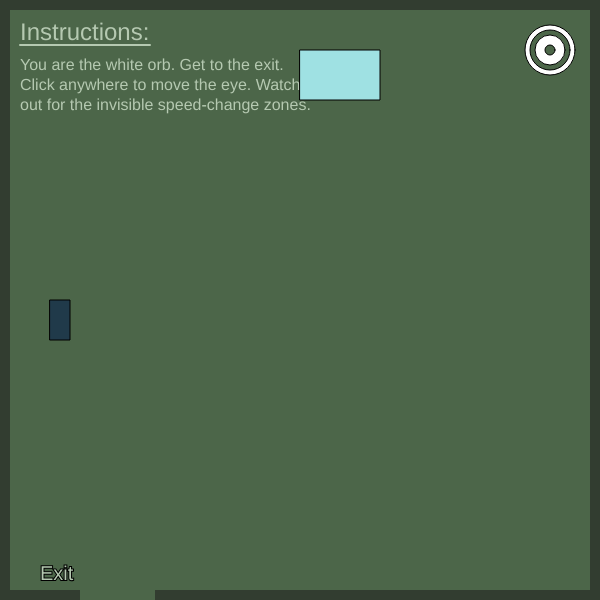
Frame 1 (no input)
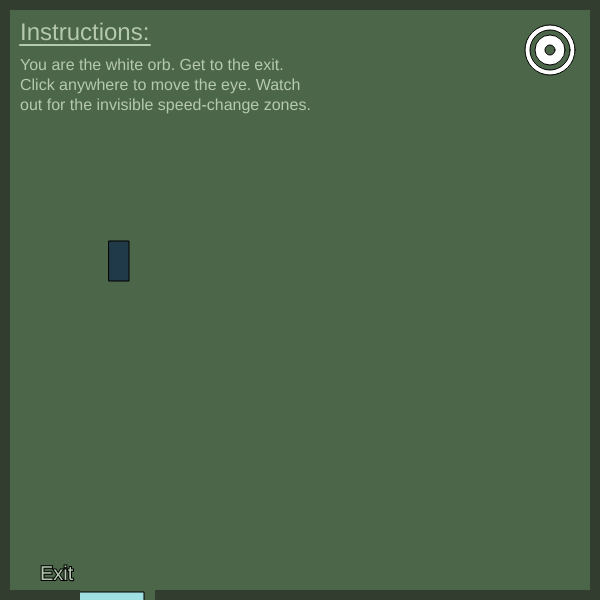
Frame 60 (no input)
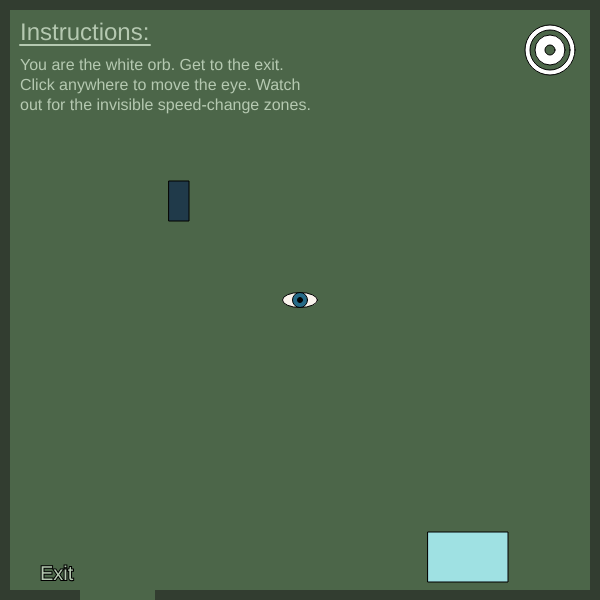
Frame 120 (the mouse pressed at the canvas centre since frame 60)

The p5.js sketch that drew these frames (run headless with seeded random() and noise() and a simulated clock; from frame 60 on, the mouse is pressed at the canvas centre):

// p5.js sketch
// ── sketch.js
//-------------UNIVERSAL VARIABLES------------//

// character x and y
var x = 550;
var y = 50;
var charSpeed = 5;

// key codes
var w = 87;
var a = 65;
var s = 83;
var d = 68;

//big rect.
var bigRectangleX = 300;
var bigRectangleY = 50;
var bigRectangleXSpeed;
var bigRectangleYSpeed;

//small rect.
var smallRectangleX = 50;
var smallRectangleY = 300;
var smallRectangleXSpeed;
var smallRectangleYSpeed;

//mouseClick shape
var mouseEllipseX=700;
var mouseEllipseY=700;


//-----------SETUP----------//

function setup() {
  createCanvas(600, 600);
  
      // big rect. speed
    bigRectangleXSpeed = Math.floor(Math.random() * (Math.floor(Math.random() * 5)) + 1);
    bigRectangleYSpeed = Math.floor(Math.random() * (Math.floor(Math.random() * 5)) + 1);
  
      // small rect. speed
    smallRectangleXSpeed = Math.floor(Math.random() * (Math.floor(Math.random() * 5)) + 1);
    smallRectangleYSpeed = Math.floor(Math.random() * (Math.floor(Math.random() * 5)) + 1);
}


//---------------DRAW--------------//

function draw() {
  background(76, 102, 73); 
  
  //exit text
  createExitText();
  
  // mid-game and end-game text
  createInGameText();
  
  //character
  createCharacter();
  
  // moving the character
  controlCharacterMovement();
  
  // character boundary limits
  setCharacterBoundaries();
    
  // speed zones
  setSpeedZones();
  
  //big rect.
  createBigRect();
  
  //small rect.
  createSmallRect();
  
  // big rect. movement
  moveBigRect();
  
  //big rect. movement limits
  setBigRectBoundaries();
  
  // small rect. movement
  moveSmallRect();
  
  //small rect. movement limits
  setSmallRectBoundaries();
  
  //borders
  createBorders();

  //eyeball that appears when mouse is clicked  
  createEyeball();
  
}


//---------FUNCTIONS--------//

function createCharacter()
{
  strokeWeight(1);
  stroke(0);
  fill(255);
  circle(x, y, 50);
  fill(76, 102, 73);
  circle(x, y, 40);
  fill(255);
  circle(x, y, 30);
  fill(76, 102, 73);
  circle(x, y, 10);
}

//------------------------

function controlCharacterMovement()
{
if(keyIsDown(w)) 
  {
    y -= charSpeed;
  }
if(keyIsDown(a)) 
  {
    x -= charSpeed;
  }
if(keyIsDown(s)) 
  {
    y += charSpeed;
  }
if(keyIsDown(d)) 
  {
    x += charSpeed;
  } 
}

//------------------------

function createEyeball()
{
  fill(250, 243, 237);
  strokeWeight(1);
ellipse(mouseEllipseX, mouseEllipseY, 35, 15);
  fill(38, 106, 135);
circle(mouseEllipseX, mouseEllipseY, 15);
  fill(0);
circle(mouseEllipseX, mouseEllipseY, 5);
}

    function mousePressed()
        {
          mouseEllipseX=mouseX;
          mouseEllipseY=mouseY;
        }

//------------------------

function createSmallRect()
{
  fill(32, 58, 74);
  rect(smallRectangleX, smallRectangleY, 20, 40);
}

function createBigRect()
{
  strokeWeight(1);
  stroke(0);
  fill(159, 225, 227);
  rect(bigRectangleX, bigRectangleY, 80, 50);
}

//------------------------

function moveSmallRect()
{
  smallRectangleX += smallRectangleXSpeed;
  smallRectangleY -= smallRectangleYSpeed;
}

function setSmallRectBoundaries()
{
  if(smallRectangleX > width)
    {
        smallRectangleX = 0;
    }
    if(smallRectangleX < 0)
    {
        smallRectangleX = width;
    }
    if(smallRectangleY > height)
    {
        smallRectangleY = 0;
    }
    if(smallRectangleY < 0)
    {
        smallRectangleY = height;
    }
}

function moveBigRect()
{
  bigRectangleX -= bigRectangleXSpeed;
  bigRectangleY -= bigRectangleYSpeed;
}

function setBigRectBoundaries()
{
  if(bigRectangleX > width)
    {
        bigRectangleX = 0;
    }
    if(bigRectangleX < 0)
    {
        bigRectangleX = width;
    }
    if(bigRectangleY > height)
    {
        bigRectangleY = 0;
    }
    if(bigRectangleY < 0)
    {
        bigRectangleY = height;
    }
}

//------------------------

function createBorders()
{
  strokeWeight(0);
  fill(50, 61, 48);
    //left
  rect(0,0,10, height);
    //top
  rect(0,0,width, 10);
    //right
  rect(width-10,0,10, height);
    //bottom
  rect(0,height-10,80,10);
  rect(155,height-10,width-155,10);
}

function setCharacterBoundaries()
{
  if(y > height && x > 155)
    {
        y = 0;
    }
    if(y > height &&  x < 80)
    {
        y = 0;
    }
    if(x > width)
    {
        x = 0;
    }
    if(x < 0)
    {
        x = width;
    }

    else if(y < 0)
    {
        y = height;
    }
}

function createExitText()
{
  fill(181, 201, 177);
  strokeWeight(2);
  stroke(0);
  textSize(20);
  text("Exit", 40, height-20);
}

//------------------------

function createInGameText()
{
      //end-game win
      if(x < 155 && x > 80 && y > height)
      {
          winningText();
      }
    //mid-game instructions
      else
      {
          instructionText();
      }
}

function winningText()
{
          fill(181, 201, 177);
          strokeWeight(3);
          stroke(0);
          textSize(72);
          textAlign(CENTER);
          text("You Win!", width/2, height/3);
}

function instructionText()
{
  fill(181, 201, 177);
          strokeWeight(0);
          textSize(24);
          textAlign(LEFT);
          text("Instructions:", 20, 40);
          strokeWeight(2);
          stroke(181, 201, 177);
          line(20, 45, 150, 45);
            
          fill(181, 201, 177);
          strokeWeight(0);
          textSize(16);
          textAlign(LEFT);
          text("You are the white orb. Get to the exit.", 20, 70);
          text("Click anywhere to move the eye. Watch", 20, 90);
          text("out for the invisible speed-change zones.", 20, 110);
}

//------------------------

function setSpeedZones()
{
  if(x>=0 && x<(width/3))
    {
      charSpeed = 10
    }
      else if(x >=(width/3) && x<(2*(width/3)))
        {
          charSpeed = 2
        }
      else
        {
          charSpeed = 5
        }
}
